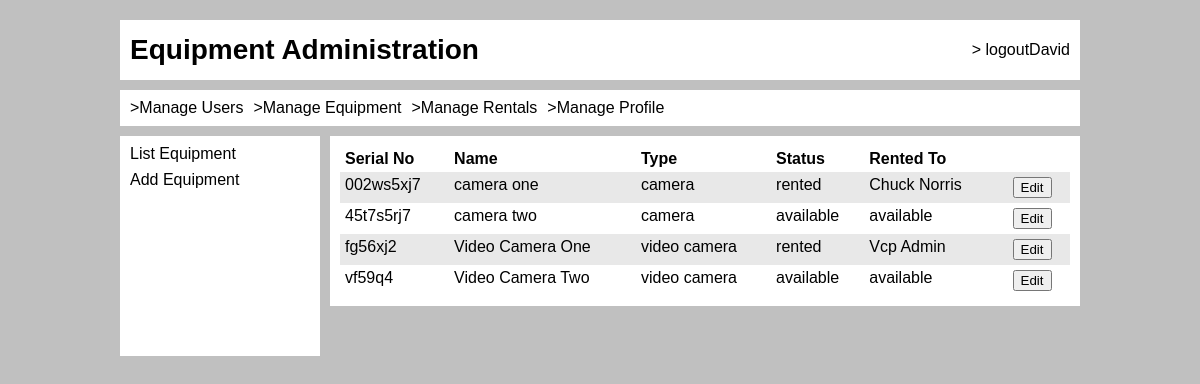
The app's page /equipment/index.php?listEquipment (signed in) with its own data.
### tables this page shows
CREATE TABLE IF NOT EXISTS `equipment` (
  `id` int(11) NOT NULL AUTO_INCREMENT,
  `serialNo` varchar(255) NOT NULL,
  `addedDate` timestamp NOT NULL DEFAULT CURRENT_TIMESTAMP,
  `name` varchar(128) NOT NULL,
  `description` varchar(512) DEFAULT NULL,
  `status` enum('rented','repair','inactive','available') NOT NULL DEFAULT 'available',
  `rentedTo` varchar(128) DEFAULT 'available',
  `type` enum('camera','video camera','lighting','accessory') NOT NULL DEFAULT 'camera',
  PRIMARY KEY (`id`)
);

### includes/helpers.inc.php (the view)
<?php
function htmlout($text) {
	$output = htmlspecialchars($text, ENT_QUOTES, 'UTF-8');
	echo $output;
}

### equipment/equipment.html.php
<div class="content">
	<table class="stripeInside">
		<tr>
			<th>Serial No</th>
			<th>Name</th>
			<th>Type</th>
			<th>Status</th>
			<th>Rented To</th>
			<th colspan="2">&nbsp;</th>
		</tr>
		<?php foreach($items as $item): ?>
			<tr>
				<form action="" method="post">
						<td><?php htmlout($item['serialNo']); ?></td>
						<td><?php htmlout($item['name']); ?></td>
						<td><?php htmlout($item['type']); ?></td>
						<td><?php htmlout($item['status']); ?></td>
						<td><?php htmlout($item['rentedTo']); ?></td>
						<td><input type="hidden" name="id" value="<?php echo $item['id']; ?>" /></td>
						<td><input type="submit" name="action" value="Edit" /></td>
				</form>
			</tr>
		<?php endforeach; ?>
	</table>
</div>

### includes/css/mainStyles.css (style rules this page uses)
html, body, div, span, applet, object, iframe, p, blockquote, pre, h1, h2, h3, h4, h5, h6, a, abbr, acronym, address, big, cite, code, del, dfn, em, img, ins, kbd, q, s, samp, small, strike, strong, sub, sup, tt, var, b, u, i, center, dl, dt, dd, ol, ul, li, fieldset, form, label, legend, table, caption, tbody, tfoot, thead, tr, th, td, article, aside, canvas, details, embed, figure, figcaption, footer, header, hgroup, menu, nav, output, ruby, section, summary, time, mark, audio, video { margin: 0; padding: 0; border: 0; font-size: 100%; font: inherit; vertical-align: baseline; }
body { line-height: 1; background: #c0c0c0; padding: 20px 0px 10px 0px; font-family: Arial, Helvetica, sans-serif; }
table { border-collapse: collapse; border-spacing: 0; width: 100%; }
td, th { padding: 5px; text-align: left; vertical-align: top; }
th { font-weight: bold; }
.tableStripe { background: #e8e8e8; }
.content { width: 730px; background: #ffffff; padding: 10px; margin-left: 210px; }

### records on screen
equipment: serialNo "002ws5xj7 camera one camera rented Chuck Norris"
equipment: serialNo "45t7s5rj7 camera two camera available available"
equipment: serialNo "fg56xj2 Video Camera One video camera rented Vcp Admin"
equipment: serialNo "vf59q4 Video Camera Two video camera available available"

### other values on screen
$output "Equipment Administration"
$_SESSION['user'] "David"
